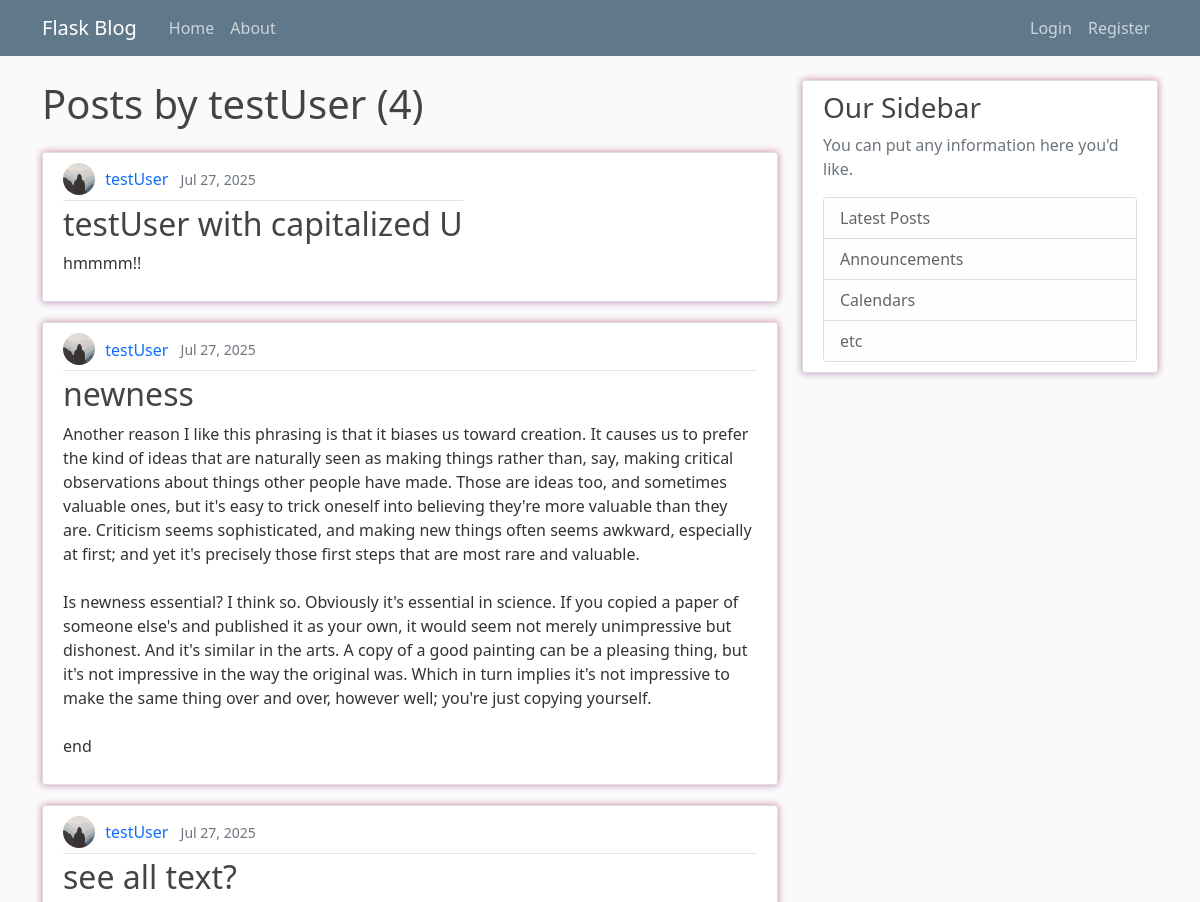
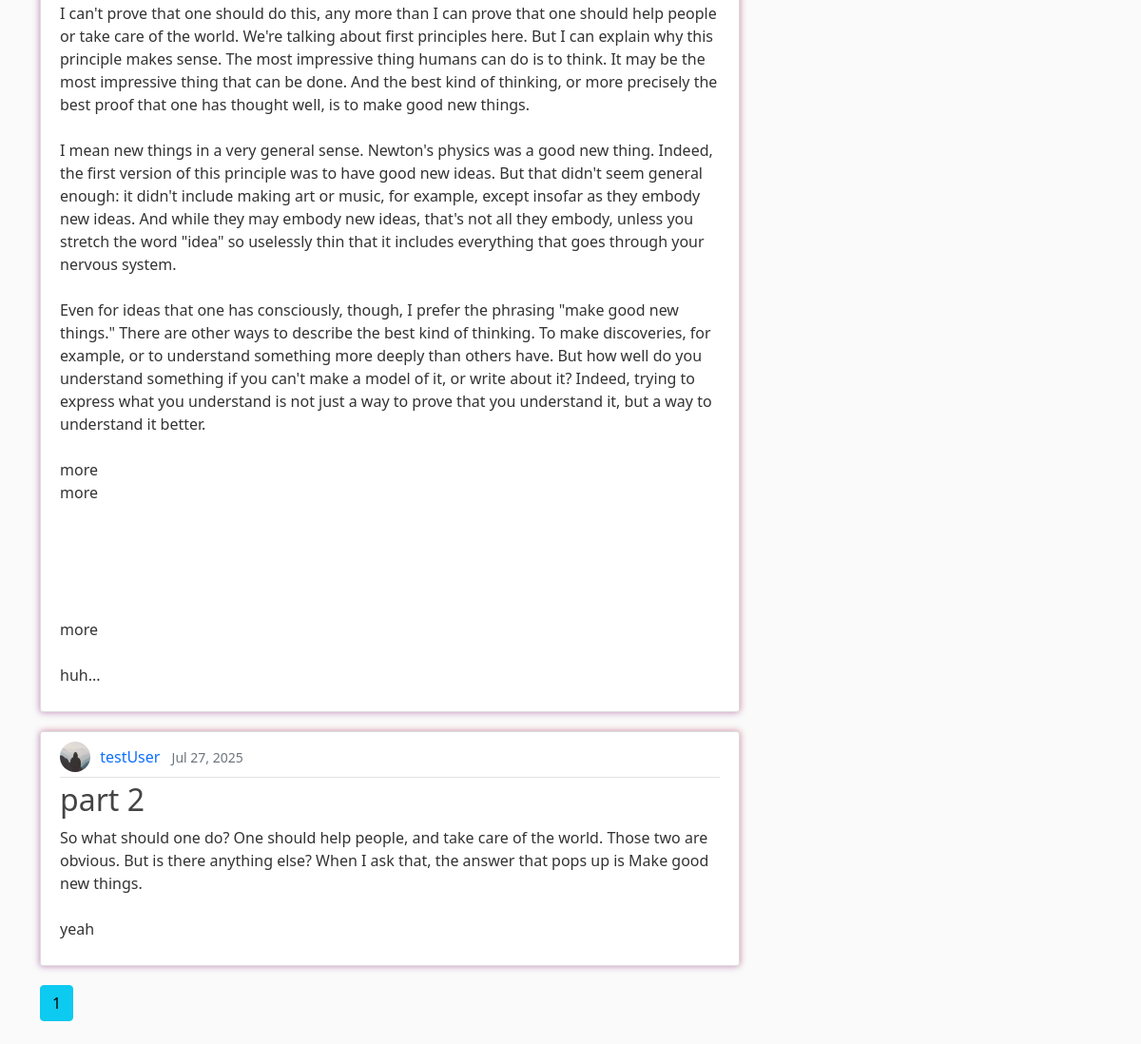
The app's page /user/testUser with its own data (2 pictures, top to bottom).
### flasknetwork/models.py (models this page shows, shortened)
class User(db.Model, UserMixin): # the *table* name is 'user' by default, not 'User'
    id = db.Column(db.Integer, primary_key=True)
    username = db.Column(db.String(20), unique=True, nullable=False)
    email = db.Column(db.String(120), unique=True, nullable=False)
    image_file = db.Column(db.String(20), nullable=False, default='default.jpg')
    password = db.Column(db.String(60), nullable=False)
    posts = db.relationship('Post', backref='author', lazy=True)

class Post(db.Model):
    id = db.Column(db.Integer, primary_key=True)
    title = db.Column(db.String(100), nullable=False)
    date_posted = db.Column(db.DateTime, nullable=False, default=datetime.utcnow)
    content = db.Column(db.Text, nullable=False)
    user_id = db.Column(db.Integer, db.ForeignKey('user.id'), nullable=False)

### flasknetwork/users/routes.py (the view)
@users.route('/user/<string:username>')
def user_posts(username):
    page=request.args.get('page', 1, type=int)
    user = User.query.filter_by(username=username).first_or_404()
    posts = Post.query.filter_by(author=user).order_by(Post.date_posted.desc()).paginate(page=page, per_page=5)
    return render_template('user_posts.html', posts=posts, user=user)

### flasknetwork/templates/user_posts.html
{% extends "layout.html" %}
{% block content %}
    <h1 class="mb-4">Posts by {{ user.username }} ({{ posts.total }})</h1>
    {% for post in posts.items %}
        <article class="d-flex align-items-center content-section">
            <div>
                <div class="article-metadata">
                    <img class="rounded-circle article-img" src="{{ url_for('static', filename='profile_pics/' + post.author.image_file) }}" alt="{{ post.author.username }}'s profile picture">
                    <a class="me-2 author-link" href="{{ url_for('users.user_posts', username=post.author.username) }}">{{ post.author.username }}</a>
                    <small class="text-muted">{{ post.date_posted.strftime('%b %d, %Y') }}</small>
                </div>
                <h2>
                    <a class="article-title" href="{{ url_for('posts.post', post_id=post.id) }}">{{ post.title }}</a>
                </h2>
                <p class="article-content">{{ post.content }}</p>
            </div>
        </article>
    {% endfor %}
    {% for page_num in posts.iter_pages(left_edge=1, right_edge=1, left_current=1, right_current=1) %}
        {% if page_num %}
            {% if posts.page == page_num %}
                <a class="btn btn-info mb-4" href="{{ url_for('users.user_posts', username=user.username, page=page_num) }}">{{ page_num }}</a>
            {% else %}
                <a class="btn btn-outline-info mb-4" href="{{ url_for('users.user_posts', username=user.username, page=page_num) }}">{{ page_num }}</a>
            {% endif %}
        {% else %}
            ...
        {% endif %}
    {% endfor %}
{% endblock content %}

### flasknetwork/templates/layout.html (shortened to what this page needs)
<!DOCTYPE html>
<html lang="en">
<head>
    <link href="https://cdn.jsdelivr.net/npm/bootstrap@5.0.2/dist/css/bootstrap.min.css" rel="stylesheet">
    <link rel="stylesheet" href="{{ url_for('static', filename='css/main.css') }}">
</head>
<body>
    <header class="site-header">
        <nav class="navbar navbar-expand-md navbar-dark bg-steel fixed-top">
            <div class="container">
                <a class="navbar-brand me-4" href="/">Flask Blog</a>
                <div class="collapse navbar-collapse" id="navbarToggle">
                    <div class="navbar-nav me-auto">
                        <a class="nav-link" href="{{ url_for('main.home') }}">Home</a>
                        <a class="nav-link" href="{{ url_for('main.about') }}">About</a>
                    </div>
                    <div class="navbar-nav">
                        {% if current_user.is_authenticated %}
                            <a class="nav-link" href="{{ url_for('posts.new_post') }}">New Post</a>
                            <a class="nav-link" href="{{ url_for('users.account') }}">Account</a>
                            <a class="nav-link" href="{{ url_for('users.logout') }}">Logout</a>
                        {% else %}
                            <a class="nav-link" href="{{ url_for('users.login') }}">Login</a>
                            <a class="nav-link" href="{{ url_for('users.register') }}">Register</a>
                        {% endif %}
                    </div>
                </div>
            </div>
        </nav>
    </header>
    <main class="container">
        <div class="row">
            <div class="col-md-8">
                {% block content %}{% endblock content %}
            </div>
            <div class="col-md-4">
                <div class="content-section">
                    <h3>Our Sidebar</h3>
                    <p class='text-muted'>You can put any information here you'd like.</p>
                    <ul class="list-group">
                        <li class="list-group-item list-group-item-light">Latest Posts</li>
                        <li class="list-group-item list-group-item-light">Announcements</li>
                        <li class="list-group-item list-group-item-light">Calendars</li>
                        <li class="list-group-item list-group-item-light">etc</li>
                    </ul>
                </div>
            </div>
        </div>
    </main>
</body>
</html>

### flasknetwork/static/css/main.css (style rules this page uses)
body { background: #fafafa; color: #333333; margin-top: 5rem; }
h1, h2, h3, h4, h5, h6 { color: #444444; }
.bg-steel { background-color: #5f788a; }
.site-header .navbar-nav .nav-link { color: #cbd5db; }
.content-section { background: #ffffff; padding: 10px 20px; border: 1px solid #dddddd; border-radius: 3px; margin-bottom: 20px; box-shadow: -1px 1px 7px 0 rgba(86, 3, 150, 0.25), 1px -1px 7px 0 rgba(201, 12, 12, 0.25); }
a.article-title, a.author-link { text-decoration: none; }
.article-title { color: #444444; word-wrap: break-word; word-break: break-word; hyphens: auto; }
.article-content { white-space: pre-line; }
.article-img { height: 32px; width: 32px; margin-right: 6px; margin-bottom: 4px; vertical-align: middle; }
.article-metadata { padding-bottom: 1px; margin-bottom: 4px; border-bottom: 1px solid #e3e3e3 }

### records on screen
User: username "testUser"
Post: image_file (placeholder picture), author.username "testUser", date_posted "Jul 27, 2025", title "testUser with capitalized U", content "hmmmm!!"
Post: image_file (placeholder picture), author.username "testUser", date_posted "Jul 27, 2025", title "newness", content "Another reason I like this phrasing is that it biases us toward creation. It causes us to prefer the kind of ideas that are naturally seen as making things rather than, say, making critical observations about things other people have made. Those are ideas too, and sometimes valuable ones, but it's easy to trick oneself into believing they're more valuable than they are. Criticism seems sophisticated, and making new things often seems awkward, especially at first; and yet it's precisely those first steps that are most rare and valuable. Is newness essential? I think so. Obviously it's essential in science. If you copied a paper of someone else's and published it as your own, it would seem…"
Post: image_file (placeholder picture), author.username "testUser", date_posted "Jul 27, 2025", title "see all text?", content "I can't prove that one should do this, any more than I can prove that one should help people or take care of the world. We're talking about first principles here. But I can explain why this principle makes sense. The most impressive thing humans can do is to think. It may be the most impressive thing that can be done. And the best kind of thinking, or more precisely the best proof that one has thought well, is to make good new things. I mean new things in a very general sense. Newton's physics was a good new thing. Indeed, the first version of this principle was to have good new ideas. But that didn't seem general enough: it didn't include making art or music, for example, except insofar as…"
Post: image_file (placeholder picture), author.username "testUser", date_posted "Jul 27, 2025", title "part 2", content "So what should one do? One should help people, and take care of the world. Those two are obvious. But is there anything else? When I ask that, the answer that pops up is Make good new things. yeah"

### other values on screen
{{ posts.total }} "4"
{{ page_num }} "1"
